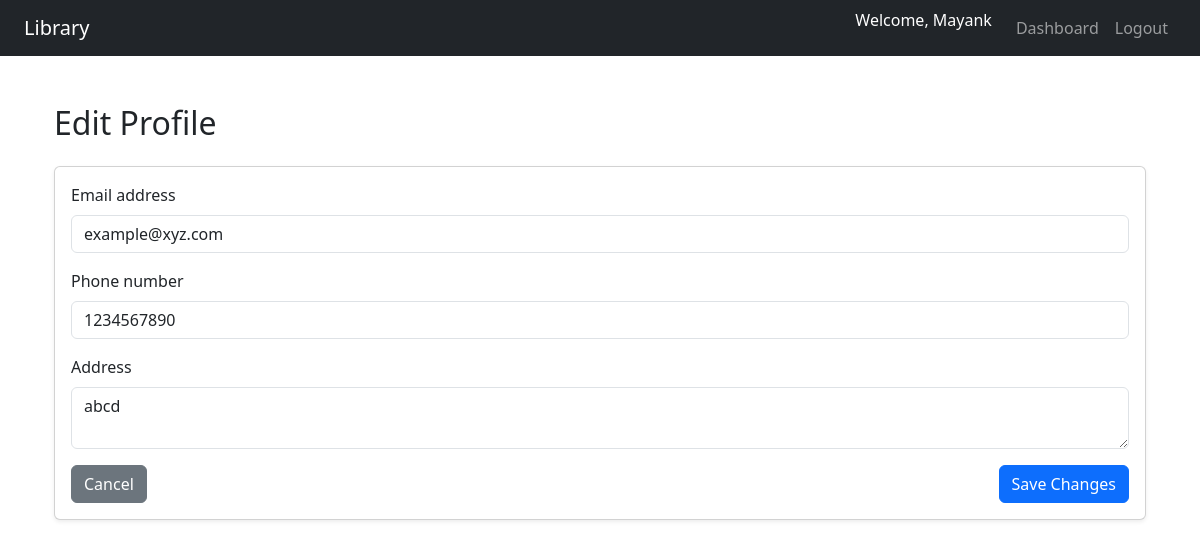
Screenshot of /accounts/profile/edit/ (signed in) with the database file from the repository.
### core/models.py (models this page shows, shortened)
class CustomUser(AbstractUser):
    ROLE_CHOICES = (
        ('ADMIN','Admin'),
        ('MEMBER','Member'),
    )
    role = models.CharField(max_length = 10, choices = ROLE_CHOICES,default='MEMBER')
    phone_number = models.CharField(
        max_length=10,
        validators=[RegexValidator(regex = r'^\d{10}$',message = 'Enter a valid 10 digit phone number')],
        blank = True,
        null = True,
    )
    address = models.CharField(blank=True,null=True)

### users/views.py (the view)
# urls.py: path("profile/edit/",views.edit_profile_view, name = "edit_profile")
@login_required
def edit_profile_view(request):
    user = request.user
    if request.method == 'POST':
        form = ProfileEditForm(request.POST,instance=user)
        if form.is_valid():
            form.save()
            return redirect('users:profile')
    else:
        form = ProfileEditForm(instance = user)
    return render(request,'users/edit_profile.html',{'form':form})

### users/forms.py
class ProfileEditForm(forms.ModelForm):
    class Meta:
        model = CustomUser
        fields = ['email','phone_number','address']
        widgets = {
            'email':forms.EmailInput(attrs={'class':'form-control'}),
            'phone_number': forms.TextInput(attrs={'class':'form-control'}),
            'address':forms.Textarea(attrs={'class':'form-control','rows' : 2}),
        }

### users/templates/users/edit_profile.html (shortened to what this page needs)
{% extends "base.html" %}
{% block content %}
<div class="container my-5">
  <h2 class="mb-4">Edit Profile</h2>
  <div class="card shadow-sm">
    <div class="card-body">
      <form method="post" novalidate>
        {% for field in form %}
          <div class="mb-3">
            <label for="{{ field.id_for_label }}" class="form-label">{{ field.label }}</label>
            {{ field }}
          </div>
        {% endfor %}
        <div class="d-flex justify-content-between">
          <a href="{% url 'users:profile' %}" class="btn btn-secondary">Cancel</a>
          <button type="submit" class="btn btn-primary">Save Changes</button>
        </div>
      </form>
    </div>
  </div>
</div>
{% endblock %}

### core/templates/base.html (shortened to what this page needs)
<!DOCTYPE html>
<html lang="en">
<head>
  <link
    href="https://cdn.jsdelivr.net/npm/bootstrap@5.3.2/dist/css/bootstrap.min.css"
    rel="stylesheet"
  />
</head>
<body>
  <nav class="navbar navbar-expand-lg navbar-dark bg-dark px-4 mb-4">
    <a class="navbar-brand" href="/">Library</a>
    <div class="collapse navbar-collapse justify-content-end" id="navbarNav">
      <ul class="navbar-nav">
        {% if user.is_authenticated %}
        <li class="nav-item">
          <span class="navbar-text text-white me-3">
            Welcome, {{ user.username }}
          </span>
        </li>
        <li class="nav-item">
          <a class="nav-link" href="{% url 'core:user_dashboard' %}">Dashboard</a>
        </li>
        <li class="nav-item">
          <form method="post" action="{% url 'users:logout' %}" class="d-inline">
            <button class="btn btn-link nav-link" type="submit">Logout</button>
          </form>
        </li>
        {% endif %}
      </ul>
    </div>
  </nav>
  <div class="container">
    {% block content %}{% endblock %}
  </div>
</body>
</html>

### rows the page displays
CustomUser: username "Mayank", form "example@xyz.com" "1234567890" "abcd"

### other values shown
{{ field.label }} "Email address" "Phone number" "Address"
